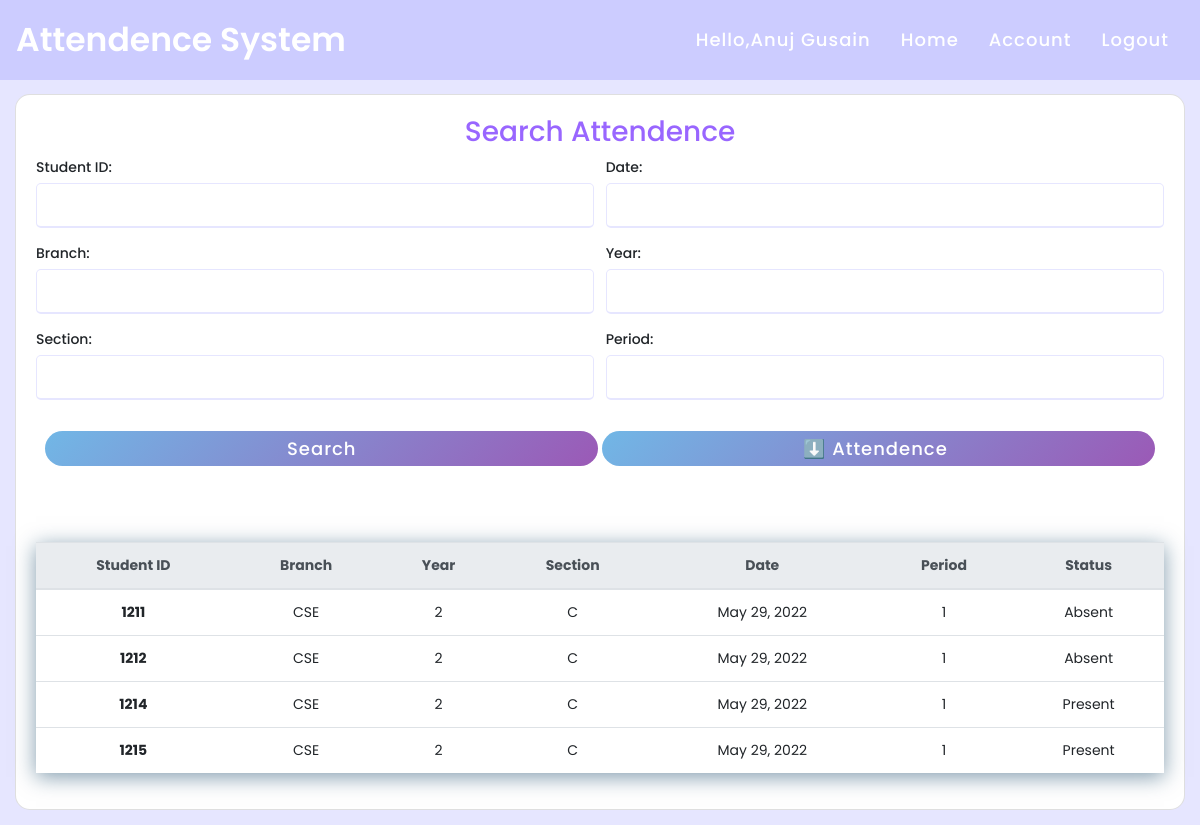
The app's page /searchattendence/ (signed in) with its own data.
### attendence_sys/models.py (models this page shows, shortened)
class Faculty(models.Model):
    user = models.OneToOneField(User, null = True, blank = True, on_delete= models.CASCADE)
    firstname = models.CharField(max_length=200, null=True, blank=True)
    lastname = models.CharField(max_length=200, null=True, blank=True)
    phone = models.CharField(max_length=200, null=True)
    email = models.CharField(max_length=200, null=True)
    profile_pic = models.ImageField(upload_to=user_directory_path ,null=True, blank=True)
    def __str__(self):
        return str(self.firstname + " " + self.lastname)

class Attendence(models.Model):
    Faculty_Name = models.CharField(max_length=200, null=True, blank=True)
    Student_ID = models.CharField(max_length=200, null=True, blank=True)
    date = models.DateField(auto_now_add = True, null = True)
    time = models.TimeField(auto_now_add=True, null = True)
    branch = models.CharField(max_length=200, null = True)
    year = models.CharField(max_length=200, null = True)
    section = models.CharField(max_length=200, null = True)
    period = models.CharField(max_length=200, null = True)
    status = models.CharField(max_length=200, null = True, default='Absent')

### attendence_sys/views.py (the view)
# urls.py: path('searchattendence/', views.searchAttendence, name='searchattendence'),
def searchAttendence(request):
    global attendences
    attendences= Attendence.objects.all()       #gets all data from attendence_sys_attendence table
    myFilter = AttendenceFilter(request.GET, queryset=attendences)
    attendences = myFilter.qs       #filters data
    context = {'myFilter':myFilter, 'attendences': attendences, 'ta':False}
    return render(request, 'attendence_sys/attendence.html', context)

### attendence_sys/templates/attendence_sys/attendence.html (shortened to what this page needs)
{% extends 'attendence_sys/main.html' %}
{% load static %} {% block content %}
 {% if ta == False %}
<div class="card card-body">
    <center>
        <h3>Search Attendence</h3>
    </center>
    <form method="get">
        <div class="form-group">{{myFilter.form.as_p}}</div>
        <div class="button">
            <input type="submit" value="Search" />
            <a href="{% url 'export_excel' %}">
                <input type="button" value="⬇️ Attendence " />
            </a>
        </div>
        <br />
        <div class="row">
            <table class="table">
                <thead class="thead-light">
                    <tr id="header">
                        <th>Student ID</th>
                        <th>Branch</th>
                        <th>Year</th>
                        <th>Section</th>
                        <th>Date</th>
                        <th>Period</th>
                        <th>Status</th>
                    </tr>
                </thead>
                {% for attendence in attendences %}
                <tr>
                    <th data-title="Student_ID">{{ attendence.Student_ID }}</th>
                    <td data-title="Branch">{{ attendence.branch }}</td>
                    <td data-title="Year">{{ attendence.year }}</td>
                    <td data-title="Section">{{ attendence.section }}</td>
                    <td data-title="Date">{{ attendence.date }}</td>
                    <td data-title="Period">{{ attendence.period }}</td>
                    <td data-title="Status">{{ attendence.status }}</td>
                </tr>
                {% endfor %}
            </table>
        </div>
        {% endif %} {% endblock %}

### attendence_sys/templates/attendence_sys/navbar.html (shortened to what this page needs)
{% load static %}
<nav class="navbar">
  <div class="logo" onclick="document.location='/'">
    Attendence System
  </div>
  {%if request.user.is_authenticated%}
  <ul>
    <li><span class="active">Hello,{{ request.user.faculty }} </span></li>
    <li><a href="{% url 'home' %}">Home</a></li>
    <li><a href="{% url 'account' %}">Account</a></li>
    <li><a href="{% url 'logout' %}">Logout</a></li>
  </ul>
  {%else%}
  <ul>
    <li><a href="{% url 'home' %}">Home</a></li>
  </ul>
  {%endif%}
</nav>

### static/css/navbar.css (style rules this page uses)
* { margin: 0; padding: 0; box-sizing: border-box; font-family: 'Poppins', sans-serif; }
nav { height: 80px; background: #ccccff; display: flex; align-items: center; justify-content: space-between; padding: 0px 50px 0px 100px; position: fixed; z-index: 1000 !important; }
nav .logo { font-size: 33px; color: white; font-weight: 600; cursor: pointer; }
nav ul { z-index: 1; display: flex; list-style: none; padding-top: 15px; }
nav ul li { margin: 0 5px; }
nav ul li span { color: white; text-decoration: none; font-size: 18px; font-weight: 500; letter-spacing: 1px; padding: 8px 10px; border-radius: 5px; transition: all 0.3s; }
nav ul li a { color: white; text-decoration: none; font-size: 18px; font-weight: 500; letter-spacing: 1px; padding: 8px 10px; border-radius: 5px; transition: all 0.3s; }

### static/css/main.css (style rules this page uses)
body { background-color: #e6e6ff !important; }
.form-group { display: flex; flex-wrap: wrap; justify-content: space-between; }
.form-group p { display: flex; flex-wrap: wrap; margin-bottom: 15px; flex-basis: 49.5%; }
h3 { color: #9966ff; }
.form-group p label { display: block; font-weight: 500; margin-bottom: 5px; }
.form-group p input { height: 45px; width: 100%; outline: none; border-radius: 5px; border: 1px solid #e6e6ff; padding-left: 15px; font-size: 16px; border-bottom-width: 2px; transition: all 0.3s ease; }
form .row { padding: 0; margin: 0; }
.button { height: 35px; margin: 15px 0px; text-align: center; }
.button input { height: 100%; width: 49%; font-size: 18px; font-weight: 500; letter-spacing: 1px; border: 0px; border-radius: 25px; color: white; background: linear-gradient(135deg, #71b7e6, #9b59b6); cursor: pointer; }

### static/css/attendance.css (style rules this page uses)
table { font-size: 14px; width: 100%; margin: 40px auto; box-shadow: 0px 4px 20px rgba(5, 57, 94, 0.5); -moz-boxshadow: 0px 4px 20px rgba(5, 57, 94, 0.5); -webkit-box-shadow: 0px 4px 20px rgba(5, 57, 94, 0.5); }
tr { text-align: center; }

### static/css/home.css (style rules this page uses)
.form-group select, .form-group input { border: 1px solid #e6e6ff; border-radius: 5px; }
.card.card-body { justify-content: center; border-radius: 15px; }

### records on screen
Attendence: Student_ID "1211", branch "CSE", year "2", section "C", date "May 29, 2022", period "1", status "Absent"
Attendence: Student_ID "1212", branch "CSE", year "2", section "C", date "May 29, 2022", period "1", status "Absent"
Attendence: Student_ID "1214", branch "CSE", year "2", section "C", date "May 29, 2022", period "1", status "Present"
Attendence: Student_ID "1215", branch "CSE", year "2", section "C", date "May 29, 2022", period "1", status "Present"

### other values on screen
{{ request.user.faculty }} "Anuj Gusain"
